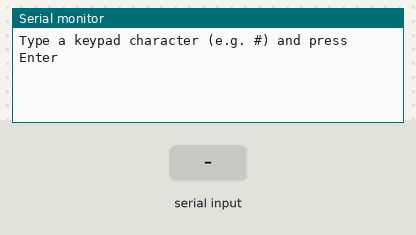
The sketch below on a simulated Arduino Uno, built with avr-gcc and run on an emulated ATmega328P. Shown: the last lines printed to the serial monitor. The test bench sets the inputs (shaded band).

Above: at 2.2 s.
2.3 s: "1\n" received over Serial
At 2.7 s:
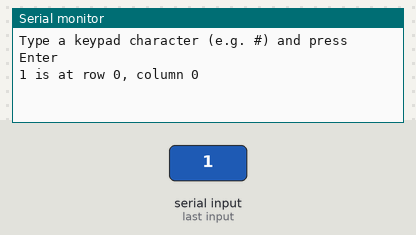
3.8 s: "0\n" received over Serial
At 5.0 s:
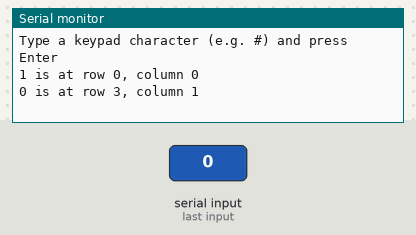

Measured:
- after the input at 2.3 s, the serial monitor: prints a new line at once (image 1)
- after the input at 3.8 s, the serial monitor: prints a new line at once (image 2)

The sketch:

practice_3_key_finder.ino
```cpp
// Chapter 16, Practice 3 - Key Finder
// Search the keypad table for a character. Type it in the Serial Monitor.

char keys[4][4] = {
  {'1', '2', '3', 'A'},
  {'4', '5', '6', 'B'},
  {'7', '8', '9', 'C'},
  {'*', '0', '#', 'D'}
};

void setup() {
  Serial.begin(115200);
  delay(1000);
  Serial.println("Type a keypad character (e.g. #) and press Enter");
}

void loop() {
  if (!Serial.available()) return;
  char wanted = Serial.read();
  if (wanted == '\n' || wanted == '\r') return;   // skip line endings

  bool found = false;
  for (int r = 0; r < 4; r++) {
    for (int c = 0; c < 4; c++) {
      if (keys[r][c] == wanted) {
        Serial.print(wanted);
        Serial.print(" is at row ");
        Serial.print(r);
        Serial.print(", column ");
        Serial.println(c);
        found = true;
      }
    }
  }
  if (!found) {
    Serial.print(wanted);
    Serial.println(" is not on the keypad");
  }
}
```
